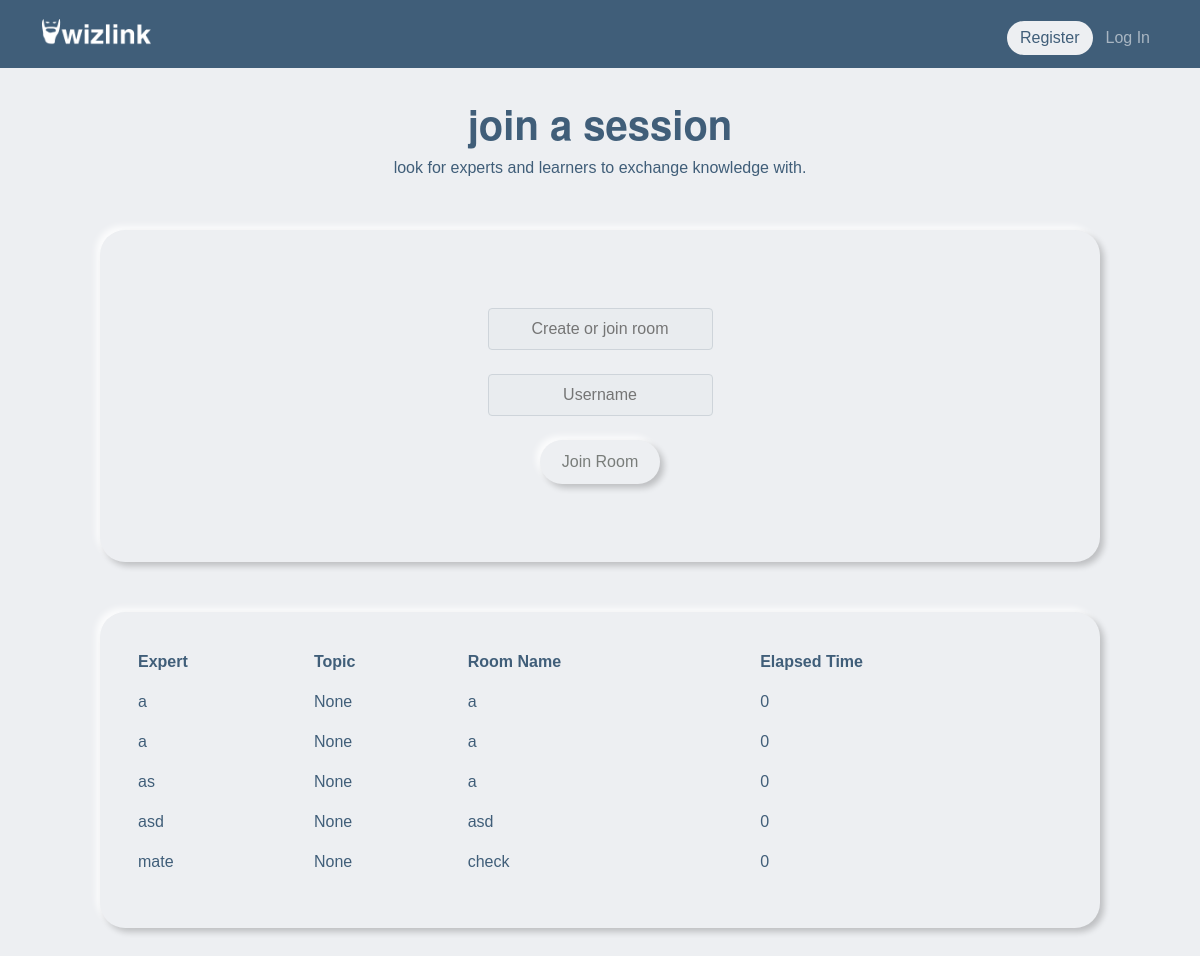
/call, run on an earlier commit of the app's database.
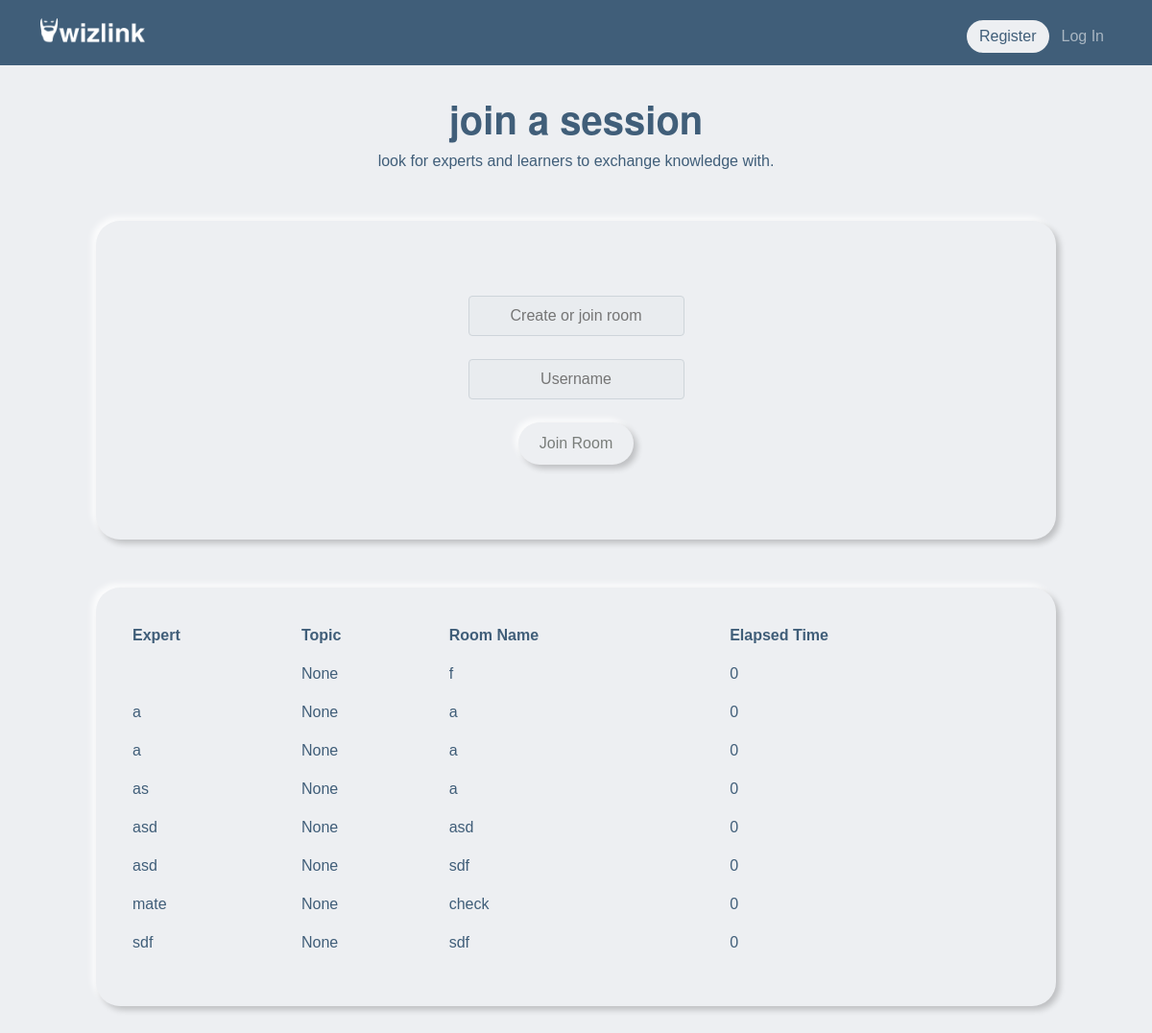
And on a later commit of the database.
### tables this page shows
CREATE TABLE rooms (
    room_id INTEGER PRIMARY KEY AUTOINCREMENT,
    room_name TEXT,
    host_name TEXT,
    user_id INTEGER, categories TEXT,
    FOREIGN KEY (user_id) REFERENCES users(id)
);

### app.py (the view, shortened to what this page needs)
@app.route("/call", methods=["GET", "POST"])
def call():
    if request.method == "GET":
        rooms = db.execute("SELECT * FROM rooms ORDER BY host_name")
        return render_template("room_list.html", rooms=rooms)

### app.py (called while the page is built)
@app.after_request
def after_request(response):
    response.headers["Cache-Control"] = "no-cache, no-store, must-revalidate"
    response.headers["Expires"] = 0
    response.headers["Pragma"] = "no-cache"
    return response

### templates/room_list.html (shortened to what this page needs)
{% extends "layout.html" %}
{% block main %}
<div class="header">
    <div id="writing">
        <h1>
            <b>join a session</b>
        </h1>
        <p>look for experts and learners to exchange knowledge with.</p>
    </div>
  </div>
    <div class="box_s" id="box">
      <form id="room-name-form" method="post" action="/">
          <input name="room-name-input" id="room-name-input" class="input-group-text mx-auto p-2" placeholder="Create or join room">
          <br>
          <input name="username" id="username" class="input-group-text mx-auto p-2" placeholder="Username">
          <br>
          <button type="submit" class="button_s">Join Room</button>
      </form>
    </div>
<div class="box_s" id="myTableDiv" >
    <table id="myTable" class="table table-borderless" style="color: #405E79">
        <thead class="thead-dark">
        <tr>
            <th scope="col">Expert</th>
            <th scope="col">Topic</th>
            <th scope="col">Room Name</th>
            <th scope="col">Elapsed Time</th>
        </tr>
        </thead>
        <tbody>
            {% for room in rooms %}
                <tr>
                    <td>
                        {{ room["host_name"] }}
                    </td>
                    <td>
                        {{ room["categories"] }}
                    </td>
                    <td>
                        {{ room["room_name"] }}
                    </td>
                    <td>
                        0
                    </td>
                </tr>
            {% endfor %}
        </tbody>
    </table>
</div>
{% endblock %}

### templates/layout.html (shortened to what this page needs)
<!DOCTYPE html>
<html lang="en">
    <head>
        <link href="https://cdn.jsdelivr.net/npm/bootstrap@5.1.3/dist/css/bootstrap.min.css" rel="stylesheet">
        <link href="/static/styles.css" rel="stylesheet">
    </head>
    <body>
      <div id="nav1">
      <nav class="navbar navbar-expand-lg navbar-dark navbar-custom nav-fill w-100">
        <div class="container d-flex justify-content-between">
          <div>
            <a class="navbar-brand" href="/">
              <img src="static/home.png" class="img-fluid nav-icon" style="width: 40%; height:40%"></a>
          </div>
          <div>
            <div class="collapse navbar-collapse" id="navbarNavAltMarkup">
              <div class="navbar-nav">
                {% if session["user_id"] %}
                <ul class="navbar-nav me-auto mt-2">
                  <li class="nav-item"><a class="nav-link" href="/call">sessions</a></li>
                  <li class="nav-item"><a class="nav-link" href="/guides">guides</a></li>
                  <li class="nav-item"><a class="nav-link" href="/publish">publish</a></li>
                  <li class="nav-item"><a class="nav-link" href="/leaderboard">leaderboard</a></li>
                  <li class="nav-item"><a class="nav-link" href="/awards">milestones</a></li>
                </ul>
                <ul class="navbar-nav ms-auto mt-2">
                  <li class="nav-item"><a class="nav-link" href="/logout">log out</a></li>
                </ul>
                {% else %}
                <ul class="navbar-nav ms-auto mt-2">
                  <li class="nav-item">
                    <a class="nav-link register" href="/register" style="color: #405E79;">
                      Register
                    </a>
                  </li>
                  <li class="nav-item"><a class="nav-link login" href="/login">Log In</a></li>
                </ul>
                {% endif %}
              </div>
            </div>
          </div>
        </div>
      </nav>
      </div>
        <div class="webpage">
        {% block main %}{% endblock %}
        </div>
    </body>
</html>

### static/styles.css (style rules this page uses)
body { background-color: #edeff2; -moz-user-select: none; -webkit-user-select: none; -ms-user-select:none; user-select:none; -o-user-select:none; font-family: helvetica; font-weight: 300; }
.header { text-align: center; color: #405E79; }
h1 { font-family: helvetica; text-align: center; font-weight: 800 }
.box_s { border-radius: 25px; padding: 30px; margin: 50px; top: 30%; left: 30%; background-color: #edeff2; box-shadow: 4px 4px 6px 0 rgba(0, 0, 0, 0.2), -4px -4px 6px 0 rgba(255, 255, 255, 0.8); }
.button_s { background-color: #edeff2; border-radius: 25px; padding: 10px; border: none; width: 120px; text-align: center; color: #797d7a; font-size: 12pt; font-family: helvetica; font-weight: 300; text-align: center; box-shadow: 4px 4px 6px 0 rgba(0, 0, 0, 0.2), -4px -4px 6px 0 rgba(255, 255, 255, 0.8); }
.nav-icon { width: 280px; height: 70px; }
* { margin: 0; padding: 0; box-sizing: border-box; }
#room-name-form { margin: 3rem; text-align: center; }
.header h1 { text-align: center; margin-top: 50px; font-family:"Helvetica Neue", Courier, sans-serif; }
.webpage { padding: 50px; }
.navbar-custom { background-color: #405E79; }
.register { background-color: #edeff2; border-radius: 25px; padding: 5px; margin: 5px; }
.login { border-radius: 25px; padding: 5px; border:5px; border-color: #edeff2; margin: 5px; }

### templates/layout.html (style rules this page uses)
#nav1 { position: fixed; top: 0; width: 100%; transition: top 0.5s; }

What changed in the data, as far as the page shows it:
added rooms: categories "None", room_name "f"
added rooms: host_name "asd", categories "None", room_name "sdf"
added rooms: host_name "sdf", categories "None", room_name "sdf"
